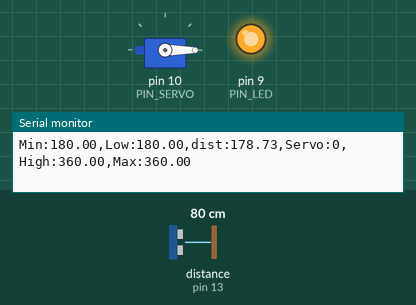
This sketch was run on a simulated Arduino Uno, built with avr-gcc and run on an emulated ATmega328P. Shown: servo, output pins drawn as LEDs (lit = HIGH), the last lines printed to the serial monitor. Wiring (inferred from the names in the program): ultrasonic range finder: trigger pin 12; echo pin 13. The inputs (shaded band) are chosen by the test bench; at power-on: distance to the obstacle (sensor on pin 13) 80 cm. The echo pulse lasts 58.3 µs per cm; pins used as bus, display or sensor lines are not drawn.

Above: at 1.2 s.
1.3 s: distance to the obstacle (sensor on pin 13) set to 40 cm
2.8 s: distance to the obstacle (sensor on pin 13) set to 35 cm
At 4.3 s:
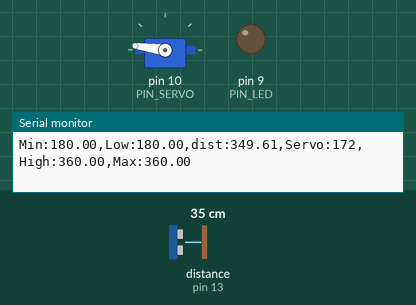
5.8 s: distance to the obstacle (sensor on pin 13) set to 2 cm
At 7.0 s:
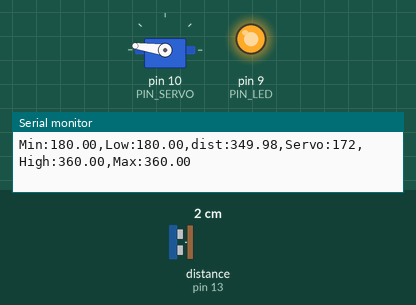
7.3 s: distance to the obstacle (sensor on pin 13) set to 18 cm
At 7.48 s:
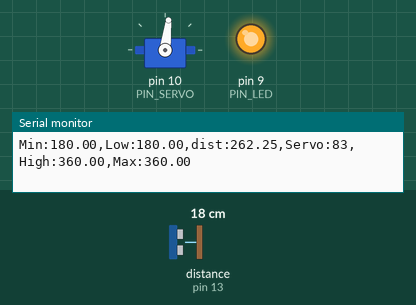
Timing chart, 0 to 10.5 s (numbered marks = the images above; inputs shaded):
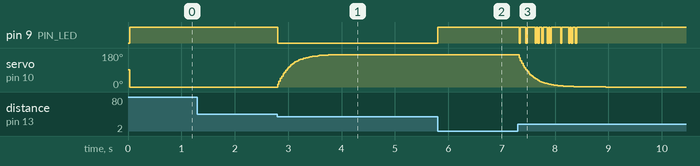

Measured:
- the behaviour switches between 36 and 35 cm on distance to the obstacle (sensor on pin 13) (found by bisection; images 0 and 1)
- after the input at 2.8 s, pin 9 (PIN_LED): HIGH → LOW at once; servo on pin 10 (PIN_SERVO): moves from 0° to 172° over 1.2 s, starting at once
- after the input at 5.8 s, pin 9 (PIN_LED): LOW → HIGH at once
- after the input at 7.3 s, servo on pin 10 (PIN_SERVO): moves from 172° to 0° over 1.6 s, starting at once

The sketch:

11_example.ino
```cpp
#include <Servo.h>

// Arduino pin assignment
#define PIN_LED   9   // LED active-low
#define PIN_TRIG  12  // sonar sensor TRIGGER
#define PIN_ECHO  13  // sonar sensor ECHO
#define PIN_SERVO 10  // servi motor

// configurable parameters for sonar
#define SND_VEL 346.0     // sound velocity at 24 celsius degree (unit: m/sec)
#define INTERVAL 25      // sampling interval (unit: msec)
#define PULSE_DURATION 10 // ultra-sound Pulse Duration (unit: usec)
#define _DIST_MIN 180.0   // minimum distance to be measured (unit: mm)
#define _DIST_MAX 360.0   // maximum distance to be measured (unit: mm)

#define TIMEOUT ((INTERVAL / 2) * 1000.0) // maximum echo waiting time (unit: usec)
#define SCALE (0.001 * 0.5 * SND_VEL) // coefficent to convert duration to distance

#define _EMA_ALPHA 0.1    // EMA weight of new sample (range: 0 to 1)
                          // Setting EMA to 1 effectively disables EMA filter.

// Target Distance
#define _TARGET_LOW  180.0
#define _TARGET_HIGH 360.0

// duty duration for myservo.writeMicroseconds()
// NEEDS TUNING (servo by servo)

#define _DUTY_MIN 530 // servo full clockwise position (0 degree)
#define _DUTY_NEU 1480 // servo neutral position (90 degree)
#define _DUTY_MAX 2430 // servo full counterclockwise position (180 degree)

// global variables
float  dist_ema, dist_prev = _DIST_MAX; // unit: mm
unsigned long last_sampling_time; // unit: ms

Servo myservo;

void setup() {
  // initialize GPIO pins
  pinMode(PIN_LED, OUTPUT);
  pinMode(PIN_TRIG, OUTPUT);  // sonar TRIGGER
  pinMode(PIN_ECHO, INPUT);   // sonar ECHO
  digitalWrite(PIN_TRIG, LOW);  // turn-off Sonar

  myservo.attach(PIN_SERVO);
  myservo.writeMicroseconds(_DUTY_NEU);

  // initialize USS related variables
  dist_prev = _DIST_MIN; // raw distance output from USS (unit: mm)

  // initialize serial port
  Serial.begin(57600);
}

void loop() {
  float  dist_raw;

  // wait until next sampling time.
  if (millis() < (last_sampling_time + INTERVAL))
    return;

  dist_raw = USS_measure(PIN_TRIG, PIN_ECHO); // read distance

  if (dist_raw < _DIST_MIN) {
    dist_raw = dist_prev;           // cut lower than minimum
    digitalWrite(PIN_LED, 1);       // LED OFF
  } else if (dist_raw > _DIST_MAX) {
    dist_raw = dist_prev;           // Cut higher than maximum
    digitalWrite(PIN_LED, 1);       // LED OFF
  } else {    // In desired Range
    digitalWrite(PIN_LED, 0);       // LED ON
    dist_prev = dist_raw;
  }

  // Apply ema filter here
  dist_ema = dist_raw * _EMA_ALPHA + (1 - _EMA_ALPHA) * dist_ema;

  int servoValue;

  if (dist_ema < _DIST_MIN)
    servoValue = _DUTY_MIN;
  else if (dist_ema < _DIST_MAX)
    servoValue = map(dist_ema, _DIST_MIN, _DIST_MAX, _DUTY_MIN, _DUTY_MAX);
  else
    servoValue = _DUTY_MAX;

  myservo.writeMicroseconds(servoValue);

  // adjust servo position according to the USS read value

  // add your code here!
  // Use _TARGET_LOW, _TARGTE_HIGH

  // output the distance to the serial port
  Serial.print("Min:");    Serial.print(_DIST_MIN);
  Serial.print(",Low:");   Serial.print(_TARGET_LOW);
  Serial.print(",dist:");  Serial.print(dist_ema);
  Serial.print(",Servo:"); Serial.print(myservo.read());
  Serial.print(",High:");  Serial.print(_TARGET_HIGH);
  Serial.print(",Max:");   Serial.print(_DIST_MAX);
  Serial.println("");

  // update last sampling time
  last_sampling_time += INTERVAL;
}

// get a distance reading from USS. return value is in millimeter.
float USS_measure(int TRIG, int ECHO)
{
  digitalWrite(TRIG, HIGH);
  delayMicroseconds(PULSE_DURATION);
  digitalWrite(TRIG, LOW);

  return pulseIn(ECHO, HIGH, TIMEOUT) * SCALE; // unit: mm

  // Pulse duration to distance conversion example (target distance = 17.3m)
  // - round trip distance: 34.6m
  // - expected pulse duration: 0.1 sec, or 100,000us
  // - pulseIn(ECHO, HIGH, timeout) * 0.001 * 0.5 * SND_VEL
  //        = 100,000 micro*sec * 0.001 milli/micro * 0.5 * 346 meter/sec
  //        = 100,000 * 0.001 * 0.5 * 346 * micro * sec * milli * meter
  //                                        ----------------------------
  //                                         micro * sec
  //        = 100 * 173 milli*meter = 17,300 mm = 17.3m
  // pulseIn() returns microseconds.
}
```
